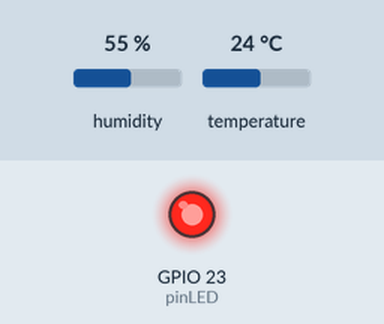
The sketch below on a simulated ESP32. On the bench: output pins drawn as LEDs (lit = HIGH). Inputs (shaded band) come from the test bench; at power-on: temperature 24 °C, humidity 55 %. What the sketch prints to the serial monitor is not drawn.

Above: at 6.3 s.
6.4 s: temperature set to 41 °C
Timing chart, 0 to 9.4 s (numbered marks = the images above; inputs shaded):
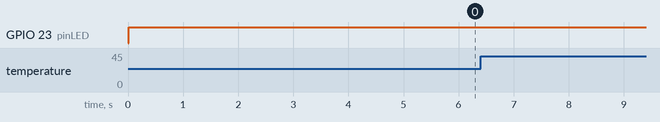

Measured:
- after the input at 6.4 s, every drawn part: stays the same

The sketch:

sketch.ino
```cpp
// proses include library
#include "DHTesp.h"

// deklarasi variable
// set pin yang digunakan
#define DHTPIN 15

// deklarasi object sensor
// set tipe DHT dan pin yang digunakan
DHTesp dht;
const int pinLED = 23;
void setup() {
  // put your setup code here, to run once:
  // inisiasi interface serial
  // deklarasi interface serial
  Serial.begin(115200);

  Serial.println(" Akuisisi sensor DHT22 via ESP32");

  pinMode(pinLED, OUTPUT);

  // inisiasi sensor DHT
  dht.setup(DHTPIN, DHTesp::DHT22);
}

void loop() {
  // deklarasi objek untuk menampung data
  // temperatur dan kelembapan dari DHT22
  TempAndHumidity data = dht.getTempAndHumidity();

  // ekstrak data temperature
  float temp = data.temperature;
  // ekstrak data humidity
  float hum = data.humidity;

  // menampilkan data di serial
  Serial.println("Suhu: " + String(temp, 2) + "°C");
  if(temp > 40){
    Serial.println("WARNING: " );
    digitalWrite(pinLED, HIGH);
    delay(500);

  }else{
  Serial.println("NORMAL: " );

    digitalWrite(pinLED, HIGH);
    delay(500);

  }
  Serial.println("Kelembaban: " + String(hum, 1) + "%");
  Serial.println("---");

  // waktu jeda sampling data
  // minimal 2 detik
  delay(5000);

}
```
